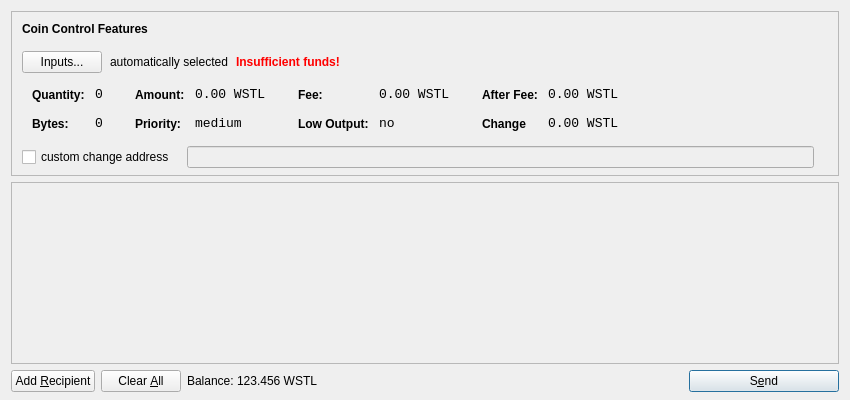
<?xml version="1.0" encoding="UTF-8"?>
<ui version="4.0">
 <class>SendCoinsDialog</class>
 <widget class="QDialog" name="SendCoinsDialog">
  <property name="geometry">
   <rect>
    <x>0</x>
    <y>0</y>
    <width>850</width>
    <height>400</height>
   </rect>
  </property>
  <property name="windowTitle">
   <string>Send Coins</string>
  </property>
  <layout class="QVBoxLayout" name="verticalLayout" stretch="0,1,0">
   <property name="bottomMargin">
    <number>8</number>
   </property>
   <item>
    <widget class="QFrame" name="frameCoinControl">
     <property name="sizePolicy">
      <sizepolicy hsizetype="Expanding" vsizetype="Expanding">
       <horstretch>0</horstretch>
       <verstretch>0</verstretch>
      </sizepolicy>
     </property>
     <property name="maximumSize">
      <size>
       <width>16777215</width>
       <height>16777215</height>
      </size>
     </property>
     <property name="frameShape">
      <enum>QFrame::StyledPanel</enum>
     </property>
     <property name="frameShadow">
      <enum>QFrame::Sunken</enum>
     </property>
     <layout class="QVBoxLayout" name="verticalLayoutCoinControl2">
      <property name="spacing">
       <number>-1</number>
      </property>
      <property name="leftMargin">
       <number>0</number>
      </property>
      <property name="topMargin">
       <number>0</number>
      </property>
      <property name="rightMargin">
       <number>0</number>
      </property>
      <property name="bottomMargin">
       <number>6</number>
      </property>
      <item>
       <layout class="QVBoxLayout" name="verticalLayoutCoinControl" stretch="0,0,0,0,1">
        <property name="spacing">
         <number>0</number>
        </property>
        <property name="leftMargin">
         <number>10</number>
        </property>
        <property name="topMargin">
         <number>10</number>
        </property>
        <item>
         <layout class="QHBoxLayout" name="horizontalLayoutCoinControl1">
          <property name="bottomMargin">
           <number>15</number>
          </property>
          <item>
           <widget class="QLabel" name="labelCoinControlFeatures">
            <property name="sizePolicy">
             <sizepolicy hsizetype="Preferred" vsizetype="Maximum">
              <horstretch>0</horstretch>
              <verstretch>0</verstretch>
             </sizepolicy>
            </property>
            <property name="font">
             <font>
              <weight>75</weight>
              <bold>true</bold>
             </font>
            </property>
            <property name="styleSheet">
             <string notr="true">font-weight:bold;</string>
            </property>
            <property name="text">
             <string>Coin Control Features</string>
            </property>
           </widget>
          </item>
         </layout>
        </item>
        <item>
         <layout class="QHBoxLayout" name="horizontalLayoutCoinControl2" stretch="0,0,0,0">
          <property name="spacing">
           <number>8</number>
          </property>
          <property name="bottomMargin">
           <number>10</number>
          </property>
          <item>
           <widget class="QPushButton" name="pushButtonCoinControl">
            <property name="styleSheet">
             <string notr="true"/>
            </property>
            <property name="text">
             <string>Inputs...</string>
            </property>
           </widget>
          </item>
          <item>
           <widget class="QLabel" name="labelCoinControlAutomaticallySelected">
            <property name="text">
             <string>automatically selected</string>
            </property>
            <property name="margin">
             <number>5</number>
            </property>
           </widget>
          </item>
          <item>
           <widget class="QLabel" name="labelCoinControlInsuffFunds">
            <property name="font">
             <font>
              <weight>75</weight>
              <bold>true</bold>
             </font>
            </property>
            <property name="styleSheet">
             <string notr="true">color:red;font-weight:bold;</string>
            </property>
            <property name="text">
             <string>Insufficient funds!</string>
            </property>
            <property name="margin">
             <number>5</number>
            </property>
           </widget>
          </item>
          <item>
           <spacer name="horizontalSpacerCoinControl">
            <property name="orientation">
             <enum>Qt::Horizontal</enum>
            </property>
            <property name="sizeHint" stdset="0">
             <size>
              <width>40</width>
              <height>1</height>
             </size>
            </property>
           </spacer>
          </item>
         </layout>
        </item>
        <item>
         <widget class="QWidget" name="widgetCoinControl" native="true">
          <property name="sizePolicy">
           <sizepolicy hsizetype="Preferred" vsizetype="Preferred">
            <horstretch>0</horstretch>
            <verstretch>0</verstretch>
           </sizepolicy>
          </property>
          <property name="minimumSize">
           <size>
            <width>0</width>
            <height>0</height>
           </size>
          </property>
          <property name="styleSheet">
           <string notr="true"/>
          </property>
          <layout class="QHBoxLayout" name="horizontalLayoutCoinControl5">
           <property name="margin">
            <number>0</number>
           </property>
           <item>
            <layout class="QHBoxLayout" name="horizontalLayoutCoinControl3" stretch="0,0,0,1">
             <property name="spacing">
              <number>20</number>
             </property>
             <property name="topMargin">
              <number>0</number>
             </property>
             <property name="bottomMargin">
              <number>10</number>
             </property>
             <item>
              <layout class="QFormLayout" name="formLayoutCoinControl1">
               <property name="horizontalSpacing">
                <number>10</number>
               </property>
               <property name="verticalSpacing">
                <number>14</number>
               </property>
               <property name="leftMargin">
                <number>10</number>
               </property>
               <property name="topMargin">
                <number>4</number>
               </property>
               <property name="rightMargin">
                <number>6</number>
               </property>
               <item row="0" column="0">
                <widget class="QLabel" name="labelCoinControlQuantityText">
                 <property name="styleSheet">
                  <string notr="true">font-weight:bold;</string>
                 </property>
                 <property name="text">
                  <string>Quantity:</string>
                 </property>
                 <property name="margin">
                  <number>0</number>
                 </property>
                </widget>
               </item>
               <item row="0" column="1">
                <widget class="QLabel" name="labelCoinControlQuantity">
                 <property name="font">
                  <font>
                   <family>Monospace</family>
                   <pointsize>10</pointsize>
                  </font>
                 </property>
                 <property name="cursor">
                  <cursorShape>IBeamCursor</cursorShape>
                 </property>
                 <property name="contextMenuPolicy">
                  <enum>Qt::ActionsContextMenu</enum>
                 </property>
                 <property name="text">
                  <string>0</string>
                 </property>
                 <property name="margin">
                  <number>0</number>
                 </property>
                 <property name="textInteractionFlags">
                  <set>Qt::LinksAccessibleByMouse|Qt::TextSelectableByKeyboard|Qt::TextSelectableByMouse</set>
                 </property>
                </widget>
               </item>
               <item row="1" column="0">
                <widget class="QLabel" name="labelCoinControlBytesText">
                 <property name="styleSheet">
                  <string notr="true">font-weight:bold;</string>
                 </property>
                 <property name="text">
                  <string>Bytes:</string>
                 </property>
                </widget>
               </item>
               <item row="1" column="1">
                <widget class="QLabel" name="labelCoinControlBytes">
                 <property name="font">
                  <font>
                   <family>Monospace</family>
                   <pointsize>10</pointsize>
                  </font>
                 </property>
                 <property name="cursor">
                  <cursorShape>IBeamCursor</cursorShape>
                 </property>
                 <property name="contextMenuPolicy">
                  <enum>Qt::ActionsContextMenu</enum>
                 </property>
                 <property name="text">
                  <string>0</string>
                 </property>
                 <property name="textInteractionFlags">
                  <set>Qt::LinksAccessibleByMouse|Qt::TextSelectableByKeyboard|Qt::TextSelectableByMouse</set>
                 </property>
                </widget>
               </item>
              </layout>
             </item>
             <item>
              <layout class="QFormLayout" name="formLayoutCoinControl2">
               <property name="horizontalSpacing">
                <number>10</number>
               </property>
               <property name="verticalSpacing">
                <number>14</number>
               </property>
               <property name="leftMargin">
                <number>6</number>
               </property>
               <property name="topMargin">
                <number>4</number>
               </property>
               <property name="rightMargin">
                <number>6</number>
               </property>
               <item row="0" column="0">
                <widget class="QLabel" name="labelCoinControlAmountText">
                 <property name="styleSheet">
                  <string notr="true">font-weight:bold;</string>
                 </property>
                 <property name="text">
                  <string>Amount:</string>
                 </property>
                 <property name="margin">
                  <number>0</number>
                 </property>
                </widget>
               </item>
               <item row="0" column="1">
                <widget class="QLabel" name="labelCoinControlAmount">
                 <property name="font">
                  <font>
                   <family>Monospace</family>
                   <pointsize>10</pointsize>
                  </font>
                 </property>
                 <property name="cursor">
                  <cursorShape>IBeamCursor</cursorShape>
                 </property>
                 <property name="contextMenuPolicy">
                  <enum>Qt::ActionsContextMenu</enum>
                 </property>
                 <property name="text">
                  <string>0.00 WSTL</string>
                 </property>
                 <property name="textInteractionFlags">
                  <set>Qt::LinksAccessibleByMouse|Qt::TextSelectableByKeyboard|Qt::TextSelectableByMouse</set>
                 </property>
                </widget>
               </item>
               <item row="1" column="0">
                <widget class="QLabel" name="labelCoinControlPriorityText">
                 <property name="styleSheet">
                  <string notr="true">font-weight:bold;</string>
                 </property>
                 <property name="text">
                  <string>Priority:</string>
                 </property>
                </widget>
               </item>
               <item row="1" column="1">
                <widget class="QLabel" name="labelCoinControlPriority">
                 <property name="font">
                  <font>
                   <family>Monospace</family>
                   <pointsize>10</pointsize>
                  </font>
                 </property>
                 <property name="cursor">
                  <cursorShape>IBeamCursor</cursorShape>
                 </property>
                 <property name="contextMenuPolicy">
                  <enum>Qt::ActionsContextMenu</enum>
                 </property>
                 <property name="text">
                  <string>medium</string>
                 </property>
                 <property name="textInteractionFlags">
                  <set>Qt::LinksAccessibleByMouse|Qt::TextSelectableByKeyboard|Qt::TextSelectableByMouse</set>
                 </property>
                </widget>
               </item>
              </layout>
             </item>
             <item>
              <layout class="QFormLayout" name="formLayoutCoinControl3">
               <property name="horizontalSpacing">
                <number>10</number>
               </property>
               <property name="verticalSpacing">
                <number>14</number>
               </property>
               <property name="leftMargin">
                <number>6</number>
               </property>
               <property name="topMargin">
                <number>4</number>
               </property>
               <property name="rightMargin">
                <number>6</number>
               </property>
               <item row="0" column="0">
                <widget class="QLabel" name="labelCoinControlFeeText">
                 <property name="styleSheet">
                  <string notr="true">font-weight:bold;</string>
                 </property>
                 <property name="text">
                  <string>Fee:</string>
                 </property>
                 <property name="margin">
                  <number>0</number>
                 </property>
                </widget>
               </item>
               <item row="0" column="1">
                <widget class="QLabel" name="labelCoinControlFee">
                 <property name="font">
                  <font>
                   <family>Monospace</family>
                   <pointsize>10</pointsize>
                  </font>
                 </property>
                 <property name="cursor">
                  <cursorShape>IBeamCursor</cursorShape>
                 </property>
                 <property name="contextMenuPolicy">
                  <enum>Qt::ActionsContextMenu</enum>
                 </property>
                 <property name="text">
                  <string>0.00 WSTL</string>
                 </property>
                 <property name="textInteractionFlags">
                  <set>Qt::LinksAccessibleByMouse|Qt::TextSelectableByKeyboard|Qt::TextSelectableByMouse</set>
                 </property>
                </widget>
               </item>
               <item row="1" column="0">
                <widget class="QLabel" name="labelCoinControlLowOutputText">
                 <property name="styleSheet">
                  <string notr="true">font-weight:bold;</string>
                 </property>
                 <property name="text">
                  <string>Low Output:</string>
                 </property>
                </widget>
               </item>
               <item row="1" column="1">
                <widget class="QLabel" name="labelCoinControlLowOutput">
                 <property name="font">
                  <font>
                   <family>Monospace</family>
                   <pointsize>10</pointsize>
                  </font>
                 </property>
                 <property name="cursor">
                  <cursorShape>IBeamCursor</cursorShape>
                 </property>
                 <property name="contextMenuPolicy">
                  <enum>Qt::ActionsContextMenu</enum>
                 </property>
                 <property name="text">
                  <string>no</string>
                 </property>
                 <property name="textInteractionFlags">
                  <set>Qt::LinksAccessibleByMouse|Qt::TextSelectableByKeyboard|Qt::TextSelectableByMouse</set>
                 </property>
                </widget>
               </item>
              </layout>
             </item>
             <item>
              <layout class="QFormLayout" name="formLayoutCoinControl4">
               <property name="horizontalSpacing">
                <number>10</number>
               </property>
               <property name="verticalSpacing">
                <number>14</number>
               </property>
               <property name="leftMargin">
                <number>6</number>
               </property>
               <property name="topMargin">
                <number>4</number>
               </property>
               <property name="rightMargin">
                <number>6</number>
               </property>
               <item row="0" column="0">
                <widget class="QLabel" name="labelCoinControlAfterFeeText">
                 <property name="styleSheet">
                  <string notr="true">font-weight:bold;</string>
                 </property>
                 <property name="text">
                  <string>After Fee:</string>
                 </property>
                 <property name="margin">
                  <number>0</number>
                 </property>
                </widget>
               </item>
               <item row="0" column="1">
                <widget class="QLabel" name="labelCoinControlAfterFee">
                 <property name="font">
                  <font>
                   <family>Monospace</family>
                   <pointsize>10</pointsize>
                  </font>
                 </property>
                 <property name="cursor">
                  <cursorShape>IBeamCursor</cursorShape>
                 </property>
                 <property name="contextMenuPolicy">
                  <enum>Qt::ActionsContextMenu</enum>
                 </property>
                 <property name="text">
                  <string>0.00 WSTL</string>
                 </property>
                 <property name="textInteractionFlags">
                  <set>Qt::LinksAccessibleByMouse|Qt::TextSelectableByKeyboard|Qt::TextSelectableByMouse</set>
                 </property>
                </widget>
               </item>
               <item row="1" column="0">
                <widget class="QLabel" name="labelCoinControlChangeText">
                 <property name="styleSheet">
                  <string notr="true">font-weight:bold;</string>
                 </property>
                 <property name="text">
                  <string>Change</string>
                 </property>
                </widget>
               </item>
               <item row="1" column="1">
                <widget class="QLabel" name="labelCoinControlChange">
                 <property name="font">
                  <font>
                   <family>Monospace</family>
                   <pointsize>10</pointsize>
                  </font>
                 </property>
                 <property name="cursor">
                  <cursorShape>IBeamCursor</cursorShape>
                 </property>
                 <property name="contextMenuPolicy">
                  <enum>Qt::ActionsContextMenu</enum>
                 </property>
                 <property name="text">
                  <string>0.00 WSTL</string>
                 </property>
                 <property name="textInteractionFlags">
                  <set>Qt::LinksAccessibleByMouse|Qt::TextSelectableByKeyboard|Qt::TextSelectableByMouse</set>
                 </property>
                </widget>
               </item>
              </layout>
             </item>
            </layout>
           </item>
          </layout>
         </widget>
        </item>
        <item>
         <layout class="QHBoxLayout" name="horizontalLayoutCoinControl4" stretch="0,0,0">
          <property name="spacing">
           <number>12</number>
          </property>
          <property name="sizeConstraint">
           <enum>QLayout::SetDefaultConstraint</enum>
          </property>
          <property name="topMargin">
           <number>5</number>
          </property>
          <property name="rightMargin">
           <number>5</number>
          </property>
          <item>
           <widget class="QCheckBox" name="checkBoxCoinControlChange">
            <property name="text">
             <string>custom change address</string>
            </property>
           </widget>
          </item>
          <item>
           <widget class="QLineEdit" name="lineEditCoinControlChange">
            <property name="enabled">
             <bool>false</bool>
            </property>
            <property name="sizePolicy">
             <sizepolicy hsizetype="Expanding" vsizetype="Fixed">
              <horstretch>0</horstretch>
              <verstretch>0</verstretch>
             </sizepolicy>
            </property>
           </widget>
          </item>
          <item>
           <widget class="QLabel" name="labelCoinControlChangeLabel">
            <property name="sizePolicy">
             <sizepolicy hsizetype="Preferred" vsizetype="Expanding">
              <horstretch>0</horstretch>
              <verstretch>0</verstretch>
             </sizepolicy>
            </property>
            <property name="minimumSize">
             <size>
              <width>0</width>
              <height>0</height>
             </size>
            </property>
            <property name="text">
             <string/>
            </property>
            <property name="margin">
             <number>3</number>
            </property>
           </widget>
          </item>
         </layout>
        </item>
        <item>
         <spacer name="verticalSpacerCoinControl">
          <property name="orientation">
           <enum>Qt::Vertical</enum>
          </property>
          <property name="sizeHint" stdset="0">
           <size>
            <width>800</width>
            <height>1</height>
           </size>
          </property>
         </spacer>
        </item>
       </layout>
      </item>
     </layout>
    </widget>
   </item>
   <item>
    <widget class="QScrollArea" name="scrollArea">
     <property name="widgetResizable">
      <bool>true</bool>
     </property>
     <widget class="QWidget" name="scrollAreaWidgetContents">
      <property name="geometry">
       <rect>
        <x>0</x>
        <y>0</y>
        <width>830</width>
        <height>165</height>
       </rect>
      </property>
      <layout class="QVBoxLayout" name="verticalLayout_2">
       <property name="margin">
        <number>0</number>
       </property>
       <item>
        <layout class="QVBoxLayout" name="entries">
         <property name="spacing">
          <number>6</number>
         </property>
        </layout>
       </item>
       <item>
        <spacer name="verticalSpacer">
         <property name="orientation">
          <enum>Qt::Vertical</enum>
         </property>
         <property name="sizeHint" stdset="0">
          <size>
           <width>20</width>
           <height>40</height>
          </size>
         </property>
        </spacer>
       </item>
      </layout>
     </widget>
    </widget>
   </item>
   <item>
    <layout class="QHBoxLayout" name="horizontalLayout">
     <item>
      <widget class="QPushButton" name="addButton">
       <property name="toolTip">
        <string>Send to multiple recipients at once</string>
       </property>
       <property name="text">
        <string>Add &amp;Recipient</string>
       </property>
       <property name="icon">
        <iconset resource="../bitcoin.qrc">
         <normaloff>:/icons/add</normaloff>:/icons/add</iconset>
       </property>
       <property name="autoDefault">
        <bool>false</bool>
       </property>
      </widget>
     </item>
     <item>
      <widget class="QPushButton" name="clearButton">
       <property name="sizePolicy">
        <sizepolicy hsizetype="Minimum" vsizetype="Fixed">
         <horstretch>0</horstretch>
         <verstretch>0</verstretch>
        </sizepolicy>
       </property>
       <property name="toolTip">
        <string>Remove all transaction fields</string>
       </property>
       <property name="text">
        <string>Clear &amp;All</string>
       </property>
       <property name="icon">
        <iconset resource="../bitcoin.qrc">
         <normaloff>:/icons/remove</normaloff>:/icons/remove</iconset>
       </property>
       <property name="autoRepeatDelay">
        <number>300</number>
       </property>
       <property name="autoDefault">
        <bool>false</bool>
       </property>
      </widget>
     </item>
     <item>
      <layout class="QHBoxLayout" name="horizontalLayout_2">
       <property name="spacing">
        <number>3</number>
       </property>
       <item>
        <widget class="QLabel" name="label">
         <property name="sizePolicy">
          <sizepolicy hsizetype="Preferred" vsizetype="Fixed">
           <horstretch>0</horstretch>
           <verstretch>0</verstretch>
          </sizepolicy>
         </property>
         <property name="text">
          <string>Balance:</string>
         </property>
        </widget>
       </item>
       <item>
        <widget class="QLabel" name="labelBalance">
         <property name="sizePolicy">
          <sizepolicy hsizetype="Preferred" vsizetype="Fixed">
           <horstretch>0</horstretch>
           <verstretch>0</verstretch>
          </sizepolicy>
         </property>
         <property name="cursor">
          <cursorShape>IBeamCursor</cursorShape>
         </property>
         <property name="text">
          <string>123.456 WSTL</string>
         </property>
         <property name="textInteractionFlags">
          <set>Qt::LinksAccessibleByMouse|Qt::TextSelectableByKeyboard|Qt::TextSelectableByMouse</set>
         </property>
        </widget>
       </item>
      </layout>
     </item>
     <item>
      <spacer name="horizontalSpacer">
       <property name="orientation">
        <enum>Qt::Horizontal</enum>
       </property>
       <property name="sizeHint" stdset="0">
        <size>
         <width>40</width>
         <height>20</height>
        </size>
       </property>
      </spacer>
     </item>
     <item>
      <widget class="QPushButton" name="sendButton">
       <property name="minimumSize">
        <size>
         <width>150</width>
         <height>0</height>
        </size>
       </property>
       <property name="toolTip">
        <string>Confirm the send action</string>
       </property>
       <property name="text">
        <string>S&amp;end</string>
       </property>
       <property name="icon">
        <iconset resource="../bitcoin.qrc">
         <normaloff>:/icons/send</normaloff>:/icons/send</iconset>
       </property>
       <property name="default">
        <bool>true</bool>
       </property>
      </widget>
     </item>
    </layout>
   </item>
  </layout>
 </widget>
 <resources>
  <include location="../bitcoin.qrc"/>
 </resources>
 <connections/>
</ui>
